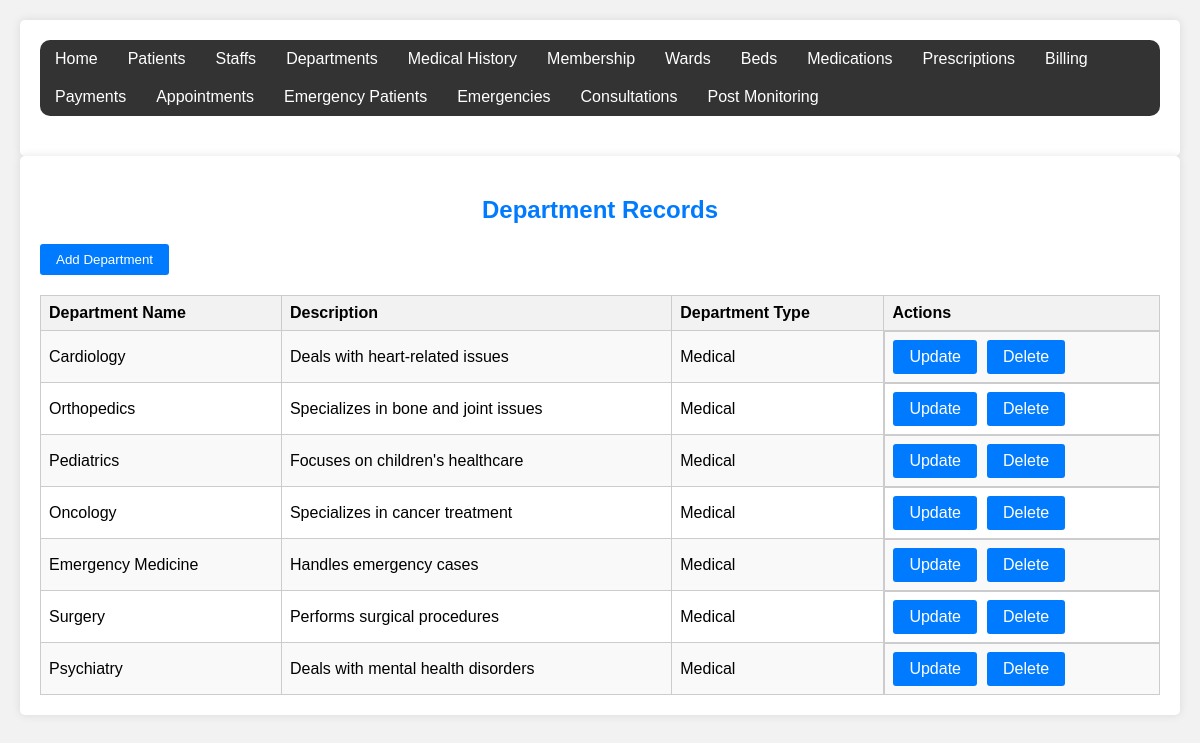
Screenshot of /department/table.php with the database file from the repository.
### tables this page shows
CREATE TABLE Departments (
    dept_id INT AUTO_INCREMENT PRIMARY KEY,
    dept_name VARCHAR(100) NOT NULL,
    description TEXT,
    department_type VARCHAR(50),
    UNIQUE KEY (dept_name,dept_id)
);

### department/table.php (the view, shortened to what this page needs)
<!DOCTYPE html>
<html lang="en">
<head>
</head>
<body>
<div class="container">
    <div class="custom-navbar">
        <?php
        $pages = array(
            "Home" => "../layout/admin_dashboard.php",
            "Patients" => "../patients/table.php",
            "Staffs" => "../staff_members/table.php",
            "Departments" => "../department/table.php",
            "Medical History" => "../medical_history/table.php",
            "Membership" => "../patient membership/table.php",
            "Wards" => "../ward/table.php",
            "Beds" => "../beds/table.php",
            "Medications" => "../medications/table.php",
            "Prescriptions" => "../prescriptions/table.php",
            "Billing" => "../billings/table.php",
            "Payments" => "../payment/table.php",
            "Appointments" => "../Appointments/table.php",
            "Emergency Patients" => "../emergency_patients/table.php",
            "Emergencies" => "../Emergencies/table.php",
            "Consultations" => "../consultations/table.php",
            "Post Monitoring" => "../post_service_monitoring/table.php"
        );
        foreach ($pages as $pageTitle => $pageURL) {
            echo "<a href='$pageURL'>$pageTitle</a>";
        }
        ?>
    </div>
</div>
</body>
</html>
<!DOCTYPE html>
<html lang="en">
<head>
</head>
<body>
    <div class="container">
        <h2>Department Records</h2>
        <button class="simple-button">
            <a href="form.php" style="color: white; text-decoration: none;">Add Department</a>
        </button>
        <table>
            <tr>
                <th>Department Name</th>
                <th>Description</th>
                <th>Department Type</th>
                <th>Actions</th>
            </tr>
            <?php
            $servername = "localhost";
            $username = "root";
            $password = "norah#@$&";
            $database = "Jamii1_hospital";
            $conn = new mysqli($servername, $username, $password, $database);
            $sql = "SELECT * FROM Departments";
            $result = $conn->query($sql);
            if ($result->num_rows > 0) {
                while ($row = $result->fetch_assoc()) {
                    ?>
                    <tr>
                        <td><?php echo $row["dept_name"]; ?></td>
                        <td><?php echo $row["description"]; ?></td>
                        <td><?php echo $row["department_type"]; ?></td>
                        <td class="action-links">
                            <a href="update.php?dept_id=<?php echo $row["dept_id"]; ?>" class="simple-button">Update</a>
                            <span class="simple-button delete-link" onclick="confirmDelete(<?php echo $row['dept_id']; ?>)">Delete</span>
                        </td>
                    </tr>
                    <?php
                }
            } else {
                ?>
                <tr>
                    <td colspan="4">No records found.</td>
                </tr>
                <?php
            }
            ?>
        </table>
    </div>
</body>
</html>

### department/table.php (style rules this page uses)
body, h1, p { margin: 0; padding: 0; }
.custom-navbar { background-color: #333; border-radius: 10px; margin-bottom: 20px; overflow: hidden; }
.custom-navbar a { float: left; display: block; color: white; text-align: center; padding: 10px 15px; text-decoration: none; transition: background-color 0.3s ease; }
body { font-family: Arial, sans-serif; background-color: #f2f2f2; padding: 20px; }
.container { background-color: #fff; padding: 20px; border-radius: 5px; box-shadow: 0 0 10px rgba(0, 0, 0, 0.1); max-width: 1200px; margin: 0 auto; }
h2 { color: #007bff; text-align: center; margin-bottom: 20px; }
table { width: 100%; border-collapse: collapse; margin-top: 20px; }
th, td { border: 1px solid #ccc; padding: 8px; text-align: left; }
th { background-color: #f2f2f2; }
tr:nth-child(even) { background-color: #f9f9f9; }
.action-links { display: flex; gap: 10px; }
.delete-link { color: red; cursor: pointer; }
.simple-button { background-color: #007bff; color: white; border: none; padding: 8px 16px; border-radius: 3px; cursor: pointer; transition: background-color 0.3s; text-decoration: none; }

### rows the page displays
departments: dept_name "Cardiology", description "Deals with heart-related issues", department_type "Medical"
departments: dept_name "Orthopedics", description "Specializes in bone and joint issues", department_type "Medical"
departments: dept_name "Pediatrics", description "Focuses on children's healthcare", department_type "Medical"
departments: dept_name "Oncology", description "Specializes in cancer treatment", department_type "Medical"
departments: dept_name "Emergency Medicine", description "Handles emergency cases", department_type "Medical"
departments: dept_name "Surgery", description "Performs surgical procedures", department_type "Medical"
departments: dept_name "Psychiatry", description "Deals with mental health disorders", department_type "Medical"

### other values shown
$pageTitle "Home"
$pageTitle "Patients"
$pageTitle "Staffs"
$pageTitle "Departments"
$pageTitle "Medical History"
$pageTitle "Membership"
$pageTitle "Wards"
$pageTitle "Beds"
$pageTitle "Medications"
$pageTitle "Prescriptions"
$pageTitle "Billing"
$pageTitle "Payments"
$pageTitle "Appointments"
$pageTitle "Emergency Patients"
$pageTitle "Emergencies"
